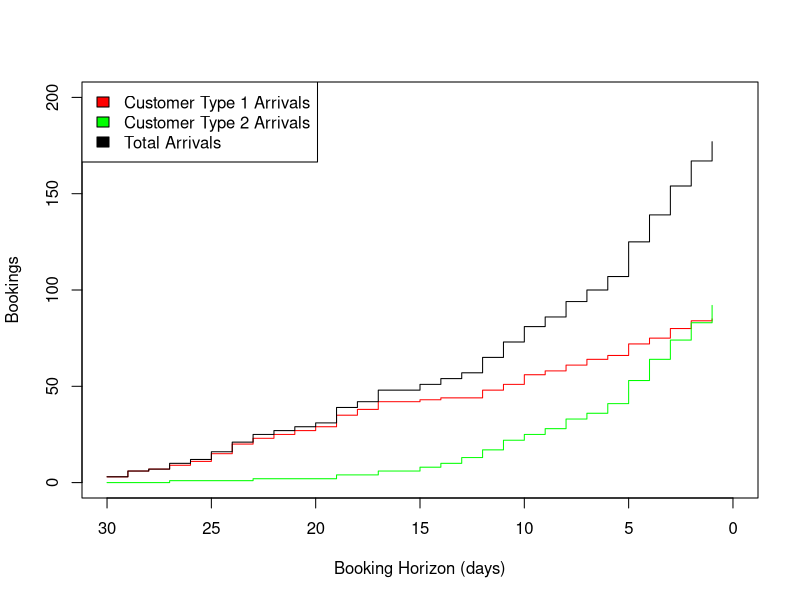

Recreate this plot in R.
#Homogeneous Poisson process arrivals function (BH=30, L=0.01, mu=180)
arrivals <- function(BH,L,mu){
  return(rpois(BH/L,mu/(BH/L)))
}
arrivals(30,0.01,180)


#Inhomogeneous Poisson process arrivals
#with intensity function of the form at + b
ipparrivals <- function(BH, L, a, b){
  ipparrivals1 <- numeric(0)
  for (i in 1:(BH/L)){
    ipparrivals1 <- c(ipparrivals1,rpois(1,((a/2)*(i^2-(i-1)^2) + b*(i - (i-1)))/(BH/L)))
  }
  return(ipparrivals1)
}
ipparrivals(30,0.01,1/3,1)


#Piecewise homogeneous Poisson process arrivals
pharrivals <- function(BH,L,segments,rates){
  if (sum(segments) != BH){
    print("Segments do not sum to length of booking horizon")
  }
  cust <- numeric(0)
  for (i in 1:(length(segments))){
    cust <- c(cust, (rpois(segments[i]/L,rates[i]/(segments[i]/L))))
  }
  return(cust)
}
pharrivals(30,0.01,c(10,10,10),c(20,30,40))


#Define a function for aggregating data into days
aggBH <- function(data,BH){
  k <- length(data)/BH
  if (k%%1 != 0){
    return("vector not an integer multiple of booking horizon")
  }
  else {
    output <- unname(tapply(data, (seq_along(data)-1) %/% k, sum))
    return(output)
  }
}
aggBH(arrivals(30,0.01,180),30)


#Generate two types of customer: type 1 and type 2
Cust1 <- pharrivals(BH=30,L=0.01,segments=c(10,10,10),rates=c(20,30,40)) 
Cust2 <- pharrivals(BH=30,L=0.01,segments=c(15,10,5),rates=c(5,35,50)) 
#Save to files
write.csv(Cust1, "Cust1.csv", row.names=F)
write.csv(Cust2, "Cust2.csv", row.names=F)
#Plot the customer arrivals of type 1 and type 2 customers
plot(30:1,cumsum(aggBH(Cust1,30)),type="s", col = "red", xlim=c(30, 0), ylim = c(0,200), xlab = "Booking Horizon (days)", ylab = "Bookings")
lines(30:1,cumsum(aggBH(Cust2,30)),type="s", col = "green", xlim=c(30, 0))
lines(30:1,cumsum(aggBH(Cust1,30)+aggBH(Cust2,30)),type="s", col = "black", xlim=c(30, 0))
legend("topleft", c("Customer Type 1 Arrivals","Customer Type 2 Arrivals","Total Arrivals"), col = c("red", "green", "black"), fill = c("red", "green", "black"))